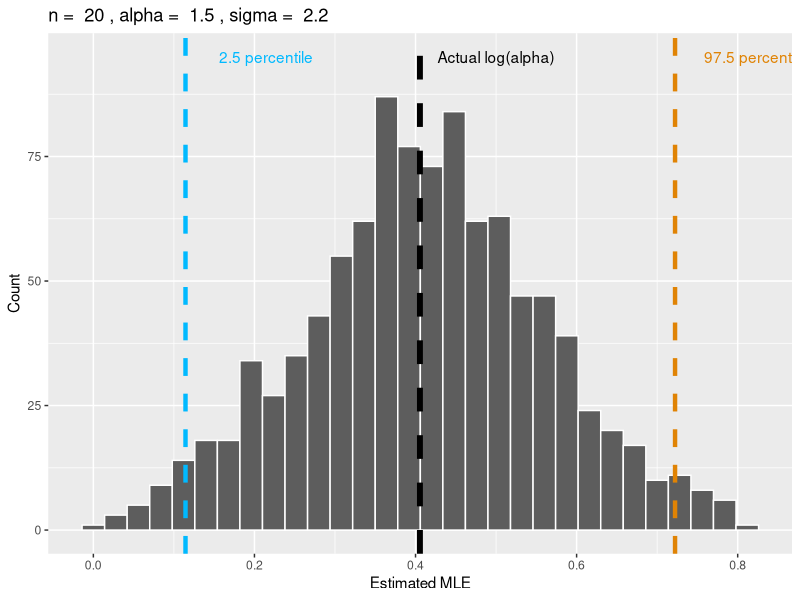
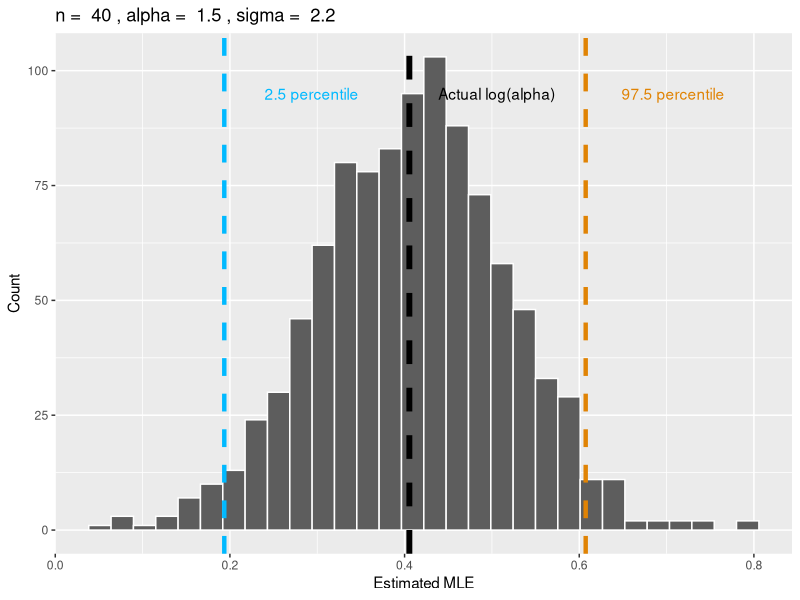
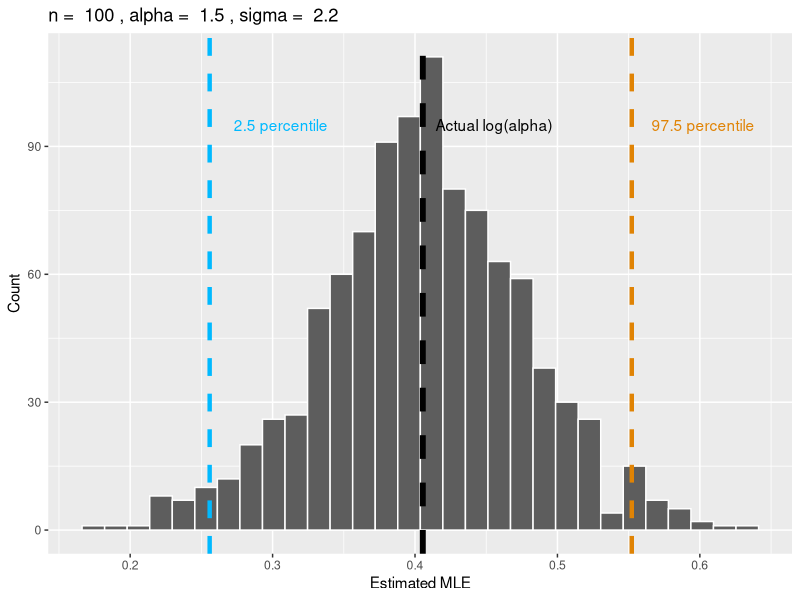

Generate these figures, in order, with R:
## ---- chunk 1
library(tidyverse)
## ---- chunk 2
mle <- function(log_alpha, data, sigma) {
    l = sum(log(dgamma(data, shape = exp(log_alpha), scale = sigma)))
    # print(paste("l is ", l))
    return(-l)
}
MyMLE <- function(data, sigma) {
    log_alpha_initial <- log(mean(data)^2/var(data))
    # print(paste("log alpha initial is ", log_alpha_initial))
    estimator <- optim(log_alpha_initial,
                 mle,
                 data = data,
                 sigma = sigma)
    log_alpha_hat <- estimator$par
    return(log_alpha_hat)
}
## ---- chunk 3
get_estimates <- function(n, alpha, sigma) {
    estimates <- c()
    for (i in 1:1000) {
        samples <- rgamma(n, shape = alpha, scale = sigma)
        # print(paste("some of the samples are ", samples[1:5]))
        estimates <- append(estimates, MyMLE(data = samples, sigma = sigma))
    }
    return(estimates)
}
## ---- chunk 4
n = 20
alpha = 1.5
sigma = 2.2
estimated_mle <- tibble(get_estimates(n = n, alpha = alpha, sigma = sigma))
colnames(estimated_mle) <- c("estimate")
perc_2.5 <- quantile(estimated_mle$estimate, probs = 0.025, names = FALSE)
perc_97.5 <- quantile(estimated_mle$estimate, probs = 0.975, names = FALSE)
estimated_mle %>% 
    ggplot(aes(estimate)) +
    geom_histogram(color = "white", fill = "#5D5D5D") +
    geom_vline(xintercept = log(alpha), 
               size = 2,
               linetype = "dashed") +
    annotate("text", label = "Actual log(alpha)", x = 0.5, y = 95, color = "black") +
    geom_vline(xintercept = perc_2.5, 
               color = "#00B9FF", size = 1.5, linetype = "dashed") +
    annotate("text", label = "2.5 percentile", x = perc_2.5 + 0.1, y = 95, color = "#00B9FF") +
    geom_vline(xintercept = perc_97.5, 
               color = "#E08304", size = 1.5, linetype = "dashed") +
    annotate("text", label = "97.5 percentile", x = perc_97.5 + 0.1, y = 95, color = "#E08304") +
    labs(title = paste("n = ", n, ", alpha = ", alpha, ", sigma = ", sigma),
         x = "Estimated MLE",
         y = "Count")
diff_20 <- perc_97.5 - perc_2.5
## ---- chunk 5
n = 40
alpha = 1.5
sigma = 2.2
estimated_mle <- tibble(get_estimates(n = n, alpha = alpha, sigma = sigma))
colnames(estimated_mle) <- c("estimate")
perc_2.5 <- quantile(estimated_mle$estimate, probs = 0.025, names = FALSE)
perc_97.5 <- quantile(estimated_mle$estimate, probs = 0.975, names = FALSE)
estimated_mle %>% 
    ggplot(aes(estimate)) +
    geom_histogram(color = "white", fill = "#5D5D5D") +
    geom_vline(xintercept = log(alpha), 
               size = 2,
               linetype = "dashed") +
    annotate("text", label = "Actual log(alpha)", x = log(alpha) + 0.1, y = 95, color = "black") +
    geom_vline(xintercept = perc_2.5, 
               color = "#00B9FF", size = 1.5, linetype = "dashed") +
    annotate("text", label = "2.5 percentile", x = perc_2.5 + 0.1, y = 95, color = "#00B9FF") +
    geom_vline(xintercept = perc_97.5, 
               color = "#E08304", size = 1.5, linetype = "dashed") +
    annotate("text", label = "97.5 percentile", x = perc_97.5 + 0.1, y = 95, color = "#E08304") +
    labs(title = paste("n = ", n, ", alpha = ", alpha, ", sigma = ", sigma),
         x = "Estimated MLE",
         y = "Count")
diff_40 <- perc_97.5 - perc_2.5
## ---- chunk 6
n = 100
alpha = 1.5
sigma = 2.2
estimated_mle <- tibble(get_estimates(n = n, alpha = alpha, sigma = sigma))
colnames(estimated_mle) <- c("estimate")
perc_2.5 <- quantile(estimated_mle$estimate, probs = 0.025, names = FALSE)
perc_97.5 <- quantile(estimated_mle$estimate, probs = 0.975, names = FALSE)
estimated_mle %>% 
    ggplot(aes(estimate)) +
    geom_histogram(color = "white", fill = "#5D5D5D") +
    geom_vline(xintercept = log(alpha), 
               size = 2,
               linetype = "dashed") +
    annotate("text", label = "Actual log(alpha)", x = log(alpha) + 0.05, y = 95, color = "black") +
    geom_vline(xintercept = perc_2.5, 
               color = "#00B9FF", size = 1.5, linetype = "dashed") +
    annotate("text", label = "2.5 percentile", x = perc_2.5 + 0.05, y = 95, color = "#00B9FF") +
    geom_vline(xintercept = perc_97.5, 
               color = "#E08304", size = 1.5, linetype = "dashed") +
    annotate("text", label = "97.5 percentile", x = perc_97.5 + 0.05, y = 95, color = "#E08304") +
    labs(title = paste("n = ", n, ", alpha = ", alpha, ", sigma = ", sigma),
         x = "Estimated MLE",
         y = "Count")
diff_100 <- perc_97.5 - perc_2.5
## ---- chunk 7
diff_20
diff_40
diff_100
